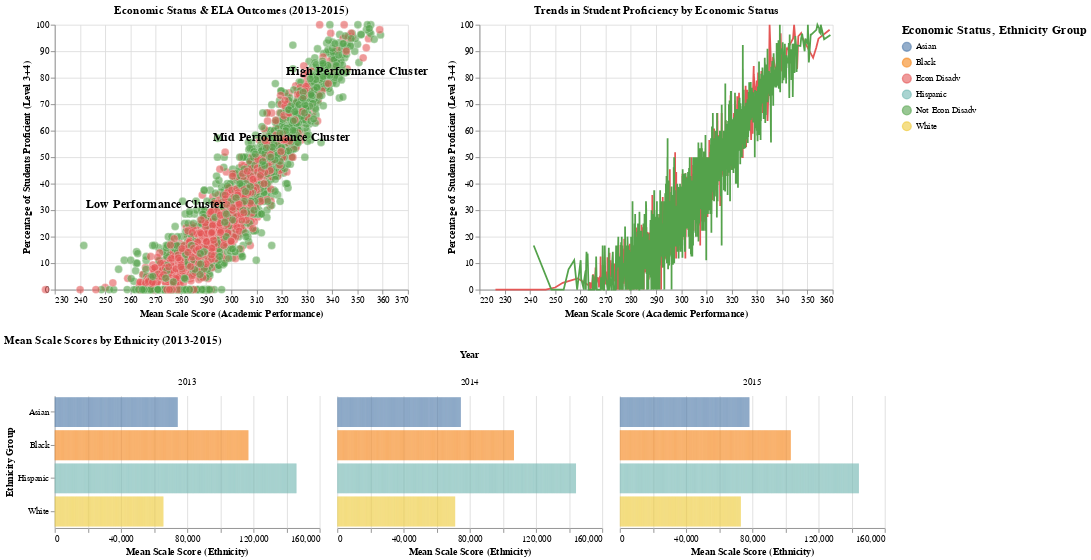

The cell this chart's notebook holds for it:
### Code cell
import pandas as pd
import altair as alt

# Reset Altair to default data transformer
alt.data_transformers.enable("default")

file_path = "/Users/alinafaisal/Desktop/UMich/Spring25/SI649/static viz project/data/ny-ela-results-2013-2019-public-master.xlsx"

# Economic Status Data Processing
use_cols_econ = ["Year", "Category", "Mean Scale Score", "% Level 3+4", "Number Tested"]
ela_econ_df = pd.read_excel(file_path, sheet_name="Econ Status", usecols=use_cols_econ)

# Filter for Years 2013-2015
ela_econ_filtered = ela_econ_df[ela_econ_df["Year"].isin([2013, 2014, 2015])].copy()
ela_econ_filtered.replace("s", None, inplace=True)
ela_econ_filtered.dropna(inplace=True)

# Convert columns to numeric
ela_econ_filtered["Mean Scale Score"] = pd.to_numeric(ela_econ_filtered["Mean Scale Score"], errors="coerce")
ela_econ_filtered["% Level 3+4"] = pd.to_numeric(ela_econ_filtered["% Level 3+4"], errors="coerce")

# Limit dataset size for Altair compatibility
ela_econ_filtered = ela_econ_filtered.sample(n=min(4000, len(ela_econ_filtered)), random_state=42)

### Ethnicity Data Processing
use_cols_ethnicity = ["Year", "Category", "Mean Scale Score"]
ela_ethnicity_df = pd.read_excel(file_path, sheet_name="Ethnicity", usecols=use_cols_ethnicity)

# Filter for Years 2013-2015
ela_ethnicity_filtered = ela_ethnicity_df[ela_ethnicity_df["Year"].isin([2013, 2014, 2015])].copy()
ela_ethnicity_filtered.replace("s", None, inplace=True)
ela_ethnicity_filtered.dropna(inplace=True)

# Convert columns to numeric
ela_ethnicity_filtered["Mean Scale Score"] = pd.to_numeric(ela_ethnicity_filtered["Mean Scale Score"], errors="coerce")

# Limit dataset size for Altair compatibility
ela_ethnicity_filtered = ela_ethnicity_filtered.sample(n=min(4000, len(ela_ethnicity_filtered)), random_state=42)

### Dropdown Selection for Year
selectYear = alt.selection_point(
    fields=["Year"],
    bind=alt.binding_select(options=[2013, 2014, 2015], name="Select Year: ")
)

brush = alt.selection_interval(encodings=["x"])  # Zooming Brush

# Annotation Data
annotation_data = pd.DataFrame({
    "Mean Scale Score": [270, 320, 350],
    "% Level 3+4": [30, 55, 80],
    "Text": ["Low Performance Cluster", "Mid Performance Cluster", "High Performance Cluster"]
})

annotations = alt.Chart(annotation_data).mark_text(
    align="center", baseline="bottom", fontSize=14, fontWeight="bold", color="black"
).encode(
    x="Mean Scale Score:Q",
    y="% Level 3+4:Q",
    text="Text:N"
)

# Scatter Plot
scatter_plot = alt.Chart(ela_econ_filtered).transform_filter(selectYear).mark_circle(
    size=80, opacity=0.6, stroke='white', strokeWidth=0.5
).encode(
    x=alt.X("Mean Scale Score:Q", title="Mean Scale Score (Academic Performance)", scale=alt.Scale(domain=[230, 370])),
    y=alt.Y("% Level 3+4:Q", title="Percentage of Students Proficient (Level 3+4)", scale=alt.Scale(domain=[0, 100])),
    color=alt.Color(
        "Category:N",
        title="Economic Status",
        legend=alt.Legend(
            orient="right",
            titleFontSize=14,  
            titleLimit=250,  
            labelLimit=200  
        )
    ),
    tooltip=["Year", "Category", "Mean Scale Score", "% Level 3+4"]
).properties(width=400, height=300, title="Economic Status & ELA Outcomes (2013-2015)").add_params(selectYear, brush)

scatter_plot = scatter_plot + annotations 

# Line Chart
line_chart = alt.Chart(ela_econ_filtered).transform_filter(selectYear).transform_filter(brush).mark_line().encode(
    x=alt.X(
        "Mean Scale Score:Q",
        title="Mean Scale Score (Academic Performance)"
    ),
    y=alt.Y(
        "% Level 3+4:Q",
        title="Percentage of Students Proficient (Level 3+4)",
        scale=alt.Scale(domain=[0, 100])
    ),
    color=alt.Color(
        "Category:N",
        title="Economic Status",
        legend=alt.Legend(
            orient="right",
            titleFontSize=14,
            titleLimit=250,
            labelLimit=200
        )
    )
).properties(width=400, height=300, title="Trends in Student Proficiency by Economic Status")

# Bar Chart (Ethnicity Mean Scale Scores)
ethnicity_bar_chart = alt.Chart(ela_ethnicity_filtered).mark_bar(opacity=0.8).encode(
    y=alt.Y("Category:N", title="Ethnicity Group"),
    x=alt.X("Mean Scale Score:Q", title="Mean Scale Score (Ethnicity)"),
    color=alt.Color("Category:N", title="Ethnicity Group"),
    column=alt.Column("Year:N", title="Year"),
    tooltip=["Year", "Category", "Mean Scale Score"]
).properties(width=300, height=150, title="Mean Scale Scores by Ethnicity (2013-2015)").add_params(selectYear).transform_filter(selectYear)

# Combining All Visualizations
final_chart = alt.vconcat(
    alt.hconcat(scatter_plot, line_chart),  # Economic Status Plots
    ethnicity_bar_chart,  # Ethnicity Bar Chart Below
).configure_view(strokeWidth=0)

# Display Final Chart
final_chart

### Figure 1 — Vega-Lite specification as saved in the notebook (floating-point values rounded to 4 significant figures; data arrays with more than 128 entries replaced by an {"elided": "..."} marker saying what was removed)
{"config": {"view": {"continuousWidth": 300, "continuousHeight": 300, "strokeWidth": 0}}, "vconcat": [{"hconcat": [{"layer": [{"data": {"name": "data-d6f7b9c1a2158dc75b859d6e5f3f5b2c"}, "mark": {"type": "circle", "opacity": 0.6, "size": 80, "stroke": "white", "strokeWidth": 0.5}, "encoding": {"color": {"field": "Category", "legend": {"labelLimit": 200, "orient": "right", "titleFontSize": 14, "titleLimit": 250}, "title": "Economic Status", "type": "nominal"}, "tooltip": [{"field": "Year", "type": "quantitative"}, {"field": "Category", "type": "nominal"}, {"field": "Mean Scale Score", "type": "quantitative"}, {"field": "% Level 3+4", "type": "quantitative"}], "x": {"field": "Mean Scale Score", "scale": {"domain": [230, 370]}, "title": "Mean Scale Score (Academic Performance)", "type": "quantitative"}, "y": {"field": "% Level 3+4", "scale": {"domain": [0, 100]}, "title": "Percentage of Students Proficient (Level 3+4)", "type": "quantitative"}}, "name": "view_5", "title": "Economic Status & ELA Outcomes (2013-2015)", "transform": [{"filter": {"param": "param_5"}}]}, {"data": {"name": "data-5d577b3468a3c4658f33f3563e507412"}, "mark": {"type": "text", "align": "center", "baseline": "bottom", "color": "black", "fontSize": 14, "fontWeight": "bold"}, "encoding": {"text": {"field": "Text", "type": "nominal"}, "x": {"field": "Mean Scale Score", "type": "quantitative"}, "y": {"field": "% Level 3+4", "type": "quantitative"}}}], "height": 300, "width": 400}, {"data": {"name": "data-d6f7b9c1a2158dc75b859d6e5f3f5b2c"}, "mark": {"type": "line"}, "encoding": {"color": {"field": "Category", "legend": {"labelLimit": 200, "orient": "right", "titleFontSize": 14, "titleLimit": 250}, "title": "Economic Status", "type": "nominal"}, "x": {"field": "Mean Scale Score", "title": "Mean Scale Score (Academic Performance)", "type": "quantitative"}, "y": {"field": "% Level 3+4", "scale": {"domain": [0, 100]}, "title": "Percentage of Students Proficient (Level 3+4)", "type": "quantitative"}}, "height": 300, "title": "Trends in Student Proficiency by Economic Status", "transform": [{"filter": {"param": "param_5"}}, {"filter": {"param": "param_6"}}], "width": 400}]}, {"data": {"name": "data-2eb252f8aae214d380b88e238a14fc11"}, "mark": {"type": "bar", "opacity": 0.8}, "encoding": {"color": {"field": "Category", "title": "Ethnicity Group", "type": "nominal"}, "column": {"field": "Year", "title": "Year", "type": "nominal"}, "tooltip": [{"field": "Year", "type": "quantitative"}, {"field": "Category", "type": "nominal"}, {"field": "Mean Scale Score", "type": "quantitative"}], "x": {"field": "Mean Scale Score", "title": "Mean Scale Score (Ethnicity)", "type": "quantitative"}, "y": {"field": "Category", "title": "Ethnicity Group", "type": "nominal"}}, "height": 150, "name": "view_6", "title": "Mean Scale Scores by Ethnicity (2013-2015)", "transform": [{"filter": {"param": "param_5"}}], "width": 300}], "params": [{"name": "param_5", "select": {"type": "point", "fields": ["Year"]}, "bind": {"input": "select", "options": [2013, 2014, 2015], "name": "Select Year: "}, "views": ["view_5", "view_6"]}, {"name": "param_6", "select": {"type": "interval", "encodings": ["x"]}, "views": ["view_5"]}], "$schema": "https://vega.github.io/schema/vega-lite/v5.20.1.json", "datasets": {"data-d6f7b9c1a2158dc75b859d6e5f3f5b2c": {"elided": "4000 records"}, "data-5d577b3468a3c4658f33f3563e507412": [{"Mean Scale Score": 270, "% Level 3+4": 30, "Text": "Low Performance Cluster"}, {"Mean Scale Score": 320, "% Level 3+4": 55, "Text": "Mid Performance Cluster"}, {"Mean Scale Score": 350, "% Level 3+4": 80, "Text": "High Performance Cluster"}], "data-2eb252f8aae214d380b88e238a14fc11": {"elided": "4000 records"}}}
